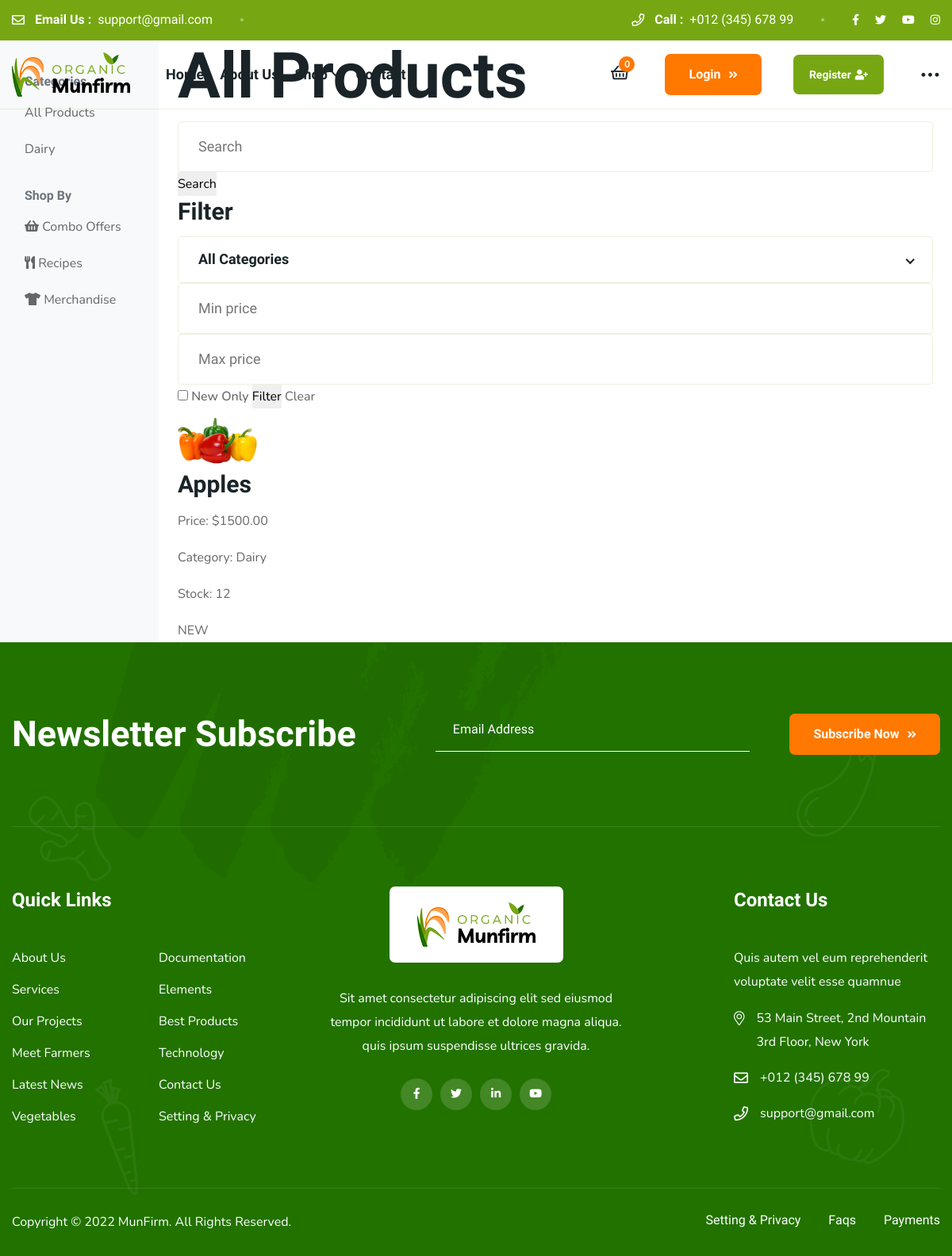
Page /products/products/ on the committed database.
### products/models.py (models this page shows, shortened)
class Category(models.Model):
    name = models.CharField(max_length=100, unique=True)
    slug = models.SlugField(max_length=100, unique=True)
    description = models.TextField(blank=True)
    image = models.ImageField(upload_to='categories/', blank=True, null=True)
    is_active = models.BooleanField(default=True)
    created_at = models.DateTimeField(auto_now_add=True)
    updated_at = models.DateTimeField(auto_now=True)
    class Meta:
        verbose_name_plural = "Categories"
        ordering = ['name']

class Product(models.Model):
    product_id = models.CharField(max_length=50, unique=True, editable=False)
    name = models.CharField(max_length=200)
    slug = models.SlugField(max_length=200, unique=True)
    stock = models.PositiveIntegerField(default=0)
    price = models.DecimalField(max_digits=10, decimal_places=2, validators=[MinValueValidator(0)])
    description = models.TextField()
    image = models.ImageField(upload_to=product_image_path)
    is_new = models.BooleanField(default=False)
    category = models.ForeignKey(Category, on_delete=models.SET_NULL, null=True, blank=True, related_name='products')
    is_active = models.BooleanField(default=True)
    created_at = models.DateTimeField(auto_now_add=True)
    updated_at = models.DateTimeField(auto_now=True)
    is_in_basket = models.BooleanField(default=False, editable=False)
    class Meta:
        ordering = ['-created_at']
        indexes = [
            models.Index(fields=['slug']),
            models.Index(fields=['category']),
            models.Index(fields=['is_active']),
            models.Index(fields=['is_new']),
        ]

### products/views.py (the view)
# urls.py: path('products/', views.ProductListView.as_view(), name='product_list'),
class ProductListView(ListView):
    model = Product
    template_name = 'products/product_list.html'
    context_object_name = 'products'
    paginate_by = 12
    def get_queryset(self):
        queryset = Product.objects.filter(is_active=True).select_related('category')
        category_slug = self.kwargs.get('category_slug')
        if category_slug:
            category = get_object_or_404(Category, slug=category_slug, is_active=True)
            queryset = queryset.filter(category=category)
        search_query = self.request.GET.get('q')
        if search_query:
            queryset = queryset.filter(
                Q(name__icontains=search_query) |
                Q(description__icontains=search_query) |
                Q(category__name__icontains=search_query)
            )
        min_price = self.request.GET.get('min_price')
        max_price = self.request.GET.get('max_price')
        is_new = self.request.GET.get('is_new')
        if min_price:
            queryset = queryset.filter(price__gte=min_price)
        if max_price:
            queryset = queryset.filter(price__lte=max_price)
        if is_new:
            queryset = queryset.filter(is_new=True)
        return queryset
    def get_context_data(self, **kwargs):
        context = super().get_context_data(**kwargs)
        context['categories'] = Category.objects.filter(is_active=True)
        context['search_form'] = SearchForm(self.request.GET or None)
        context['filter_form'] = FilterForm(self.request.GET or None)
        return context

### products/forms.py
class SearchForm(forms.Form):
    q = forms.CharField(
        max_length=100,
        required=False,
        widget=forms.TextInput(attrs={
            'placeholder': 'Search products, recipes...'
        })
    )
    category = forms.ModelChoiceField(
        queryset=Category.objects.filter(is_active=True),
        required=False,
        empty_label="All Categories"
    )

class FilterForm(forms.Form):
    category = forms.ModelChoiceField(
        queryset=Category.objects.filter(is_active=True),
        required=False,
        empty_label="All Categories"
    )
    min_price = forms.DecimalField(max_digits=10, decimal_places=2, required=False)
    max_price = forms.DecimalField(max_digits=10, decimal_places=2, required=False)
    is_new = forms.BooleanField(required=False)

### cart/context_processors.py (called while the page is built)
def cart_context(request):
    context = {}
    if request.user.is_authenticated:
        cart, created = Cart.objects.get_or_create(
            user=request.user,
            status='active',
            defaults={'session_key': request.session.session_key}
        )
        context['cart'] = cart
        context['cart_item_count'] = cart.get_item_count()
    else:
        if not request.session.session_key:
            request.session.create()
        session_key = request.session.session_key
        try:
            cart = Cart.objects.get(session_key=session_key, status='active')
        except Cart.DoesNotExist:
            cart = Cart.objects.create(session_key=session_key, status='active')
        context['cart'] = cart
        context['cart_item_count'] = cart.get_item_count()
    return context

### cart/models.py (called while the page is built)
    def get_item_count(self):
        return self.items.count()

### templates/products/product_list.html (shortened to what this page needs)
{% extends 'products/base.html' %}
{% block products_content %}
<h1>
    {% if category %}
    {{ category.name }}
    {% else %}
    All Products
    {% endif %}
</h1>
<form method="get">
    <input type="text" name="q" value="{{ request.GET.q }}" placeholder="Search">
    <button type="submit">Search</button>
</form>
<div>
    <h3>Filter</h3>
    <form method="get">
        <input type="number" name="min_price" placeholder="Min price" value="{{ request.GET.min_price }}">
        <input type="number" name="max_price" placeholder="Max price" value="{{ request.GET.max_price }}">
        <label>
            <input type="checkbox" name="is_new" {% if request.GET.is_new %}checked{% endif %}> New Only
        </label>
        <button type="submit">Filter</button>
        <a href="{% url 'products:product_list' %}">Clear</a>
    </form>
</div>
<div>
    {% for product in products %}
    <div>
        <img src="{{ product.image.url }}" width="100">
        <h3><a href="{% url 'products:product_detail' product.slug %}">{{ product.name }}</a></h3>
        <p>Price: ${{ product.price }}</p>
        <p>Category: {{ product.category.name|default:"None" }}</p>
        <p>Stock: {{ product.stock }}</p>
        {% if product.is_new %}<span>NEW</span>{% endif %}
    </div>
    {% empty %}
    <p>No products found</p>
    {% endfor %}
</div>
{% endblock %}

### templates/products/base.html (shortened to what this page needs)
{% extends 'base.html' %}
{% load static %}
{% block content %}
<div class="container-fluid">
    <div class="row">
        <div class="col-md-3 col-lg-2 d-md-block bg-light sidebar collapse">
            <div class="position-sticky pt-3">
                <h6 class="sidebar-heading d-flex justify-content-between align-items-center px-3 mt-4 mb-1 text-muted">
                    <span>Categories</span>
                </h6>
                <ul class="nav flex-column">
                    <li class="nav-item">
                        <a class="nav-link {% if not request.resolver_match.url_name == 'category_products' %}active{% endif %}"
                           href="{% url 'products:product_list' %}">
                            All Products
                        </a>
                    </li>
                    {% for category in categories %}
                    <li class="nav-item">
                        <a class="nav-link" href="{% url 'products:category_products' category.slug %}">
                            {{ category.name }}
                        </a>
                    </li>
                    {% endfor %}
                </ul>
                <h6 class="sidebar-heading d-flex justify-content-between align-items-center px-3 mt-4 mb-1 text-muted">
                    <span>Shop By</span>
                </h6>
                <ul class="nav flex-column">
                    <li class="nav-item">
                        <a class="nav-link" href="{% url 'products:basket_list' %}">
                            <i class="fas fa-shopping-basket"></i> Combo Offers
                        </a>
                    </li>
                    <li class="nav-item">
                        <a class="nav-link" href="{% url 'products:recipe_list' %}">
                            <i class="fas fa-utensils"></i> Recipes
                        </a>
                    </li>
                    <li class="nav-item">
                        <a class="nav-link" href="{% url 'products:merchandise_list' %}">
                            <i class="fas fa-tshirt"></i> Merchandise
                        </a>
                    </li>
                </ul>
            </div>
        </div>
        <main class="col-md-9 ms-sm-auto col-lg-10 px-md-4">
            {% block products_content %}{% endblock %}
        </main>
    </div>
</div>
{% endblock %}

### rows in the picture
Category: name "Dairy"
Product: image (picture), name "Apples", price "1500.00", category.name "Dairy", stock "12", is_new "NEW"
